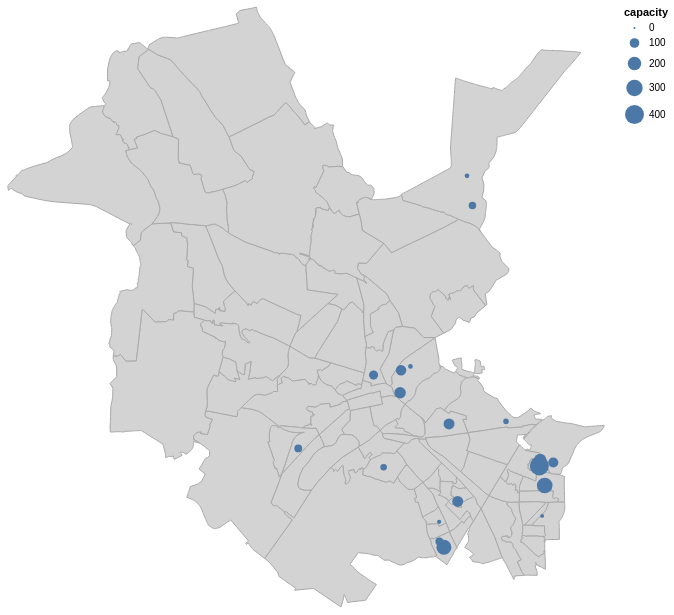

The cell this chart's notebook holds for it:
### Markdown cell above
### Graduated symbol maps

This technique adjusts the visual features of markers to encode quantitative data dimensions. For example, we can use varying sizes of circles to represent the capacities of Potsdam's kitas. We use the same two-layer structure we used above:

### Code cell
basemap = alt.Chart(districts).mark_geoshape(
    fill="lightgray", stroke="darkgray"
).properties(width=600, height=600)

markers = alt.Chart(kitas).mark_circle(opacity=1).encode(
    longitude='geometry.coordinates[0]:Q',    
    latitude='geometry.coordinates[1]:Q',    
    tooltip=['name:N', 'address:N', 'capacity:Q'],
    size="capacity:Q"
)

basemap + markers
